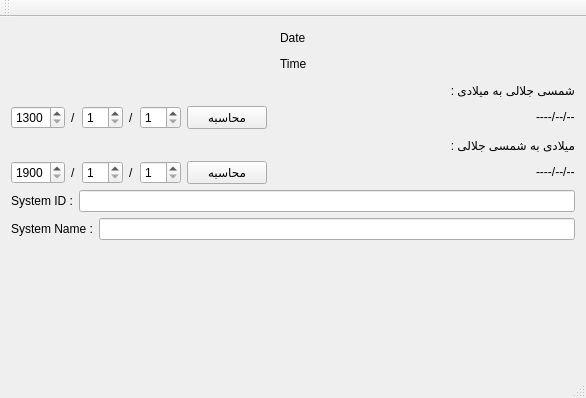
<?xml version="1.0" encoding="UTF-8"?>
<ui version="4.0">
 <class>MainWindow</class>
 <widget class="QMainWindow" name="MainWindow">
  <property name="geometry">
   <rect>
    <x>0</x>
    <y>0</y>
    <width>586</width>
    <height>398</height>
   </rect>
  </property>
  <property name="windowTitle">
   <string>MainWindow</string>
  </property>
  <widget class="QWidget" name="centralWidget">
   <layout class="QGridLayout" name="gridLayout">
    <item row="0" column="0">
     <layout class="QVBoxLayout" name="verticalLayout">
      <item>
       <layout class="QHBoxLayout" name="horizontalLayout">
        <item>
         <layout class="QHBoxLayout" name="horizontalLayout_3">
          <item>
           <spacer name="horizontalSpacer">
            <property name="orientation">
             <enum>Qt::Horizontal</enum>
            </property>
            <property name="sizeHint" stdset="0">
             <size>
              <width>40</width>
              <height>20</height>
             </size>
            </property>
           </spacer>
          </item>
          <item>
           <widget class="QLabel" name="Lbl_date">
            <property name="text">
             <string>Date</string>
            </property>
           </widget>
          </item>
          <item>
           <spacer name="horizontalSpacer_2">
            <property name="orientation">
             <enum>Qt::Horizontal</enum>
            </property>
            <property name="sizeHint" stdset="0">
             <size>
              <width>40</width>
              <height>20</height>
             </size>
            </property>
           </spacer>
          </item>
         </layout>
        </item>
       </layout>
      </item>
      <item>
       <layout class="QHBoxLayout" name="horizontalLayout_4">
        <item>
         <spacer name="horizontalSpacer_3">
          <property name="orientation">
           <enum>Qt::Horizontal</enum>
          </property>
          <property name="sizeHint" stdset="0">
           <size>
            <width>40</width>
            <height>20</height>
           </size>
          </property>
         </spacer>
        </item>
        <item>
         <widget class="QLabel" name="Lbl_time">
          <property name="text">
           <string>Time</string>
          </property>
         </widget>
        </item>
        <item>
         <spacer name="horizontalSpacer_4">
          <property name="orientation">
           <enum>Qt::Horizontal</enum>
          </property>
          <property name="sizeHint" stdset="0">
           <size>
            <width>40</width>
            <height>20</height>
           </size>
          </property>
         </spacer>
        </item>
       </layout>
      </item>
      <item>
       <layout class="QHBoxLayout" name="horizontalLayout_6">
        <item>
         <spacer name="horizontalSpacer_7">
          <property name="orientation">
           <enum>Qt::Horizontal</enum>
          </property>
          <property name="sizeHint" stdset="0">
           <size>
            <width>40</width>
            <height>20</height>
           </size>
          </property>
         </spacer>
        </item>
        <item>
         <widget class="QLabel" name="label_5">
          <property name="text">
           <string>شمسی جلالی به میلادی : </string>
          </property>
         </widget>
        </item>
       </layout>
      </item>
      <item>
       <layout class="QHBoxLayout" name="horizontalLayout_5">
        <item>
         <widget class="QSpinBox" name="Sbox_yearsh">
          <property name="minimum">
           <number>1300</number>
          </property>
          <property name="maximum">
           <number>1400</number>
          </property>
         </widget>
        </item>
        <item>
         <widget class="QLabel" name="label">
          <property name="text">
           <string>/</string>
          </property>
         </widget>
        </item>
        <item>
         <widget class="QSpinBox" name="Sbox_monthsh">
          <property name="minimum">
           <number>1</number>
          </property>
          <property name="maximum">
           <number>12</number>
          </property>
         </widget>
        </item>
        <item>
         <widget class="QLabel" name="label_2">
          <property name="text">
           <string>/</string>
          </property>
         </widget>
        </item>
        <item>
         <widget class="QSpinBox" name="Sbox_daysh">
          <property name="minimum">
           <number>1</number>
          </property>
          <property name="maximum">
           <number>31</number>
          </property>
         </widget>
        </item>
        <item>
         <widget class="QPushButton" name="Btn_Calculateshtomi">
          <property name="text">
           <string>محاسبه</string>
          </property>
         </widget>
        </item>
        <item>
         <spacer name="horizontalSpacer_5">
          <property name="orientation">
           <enum>Qt::Horizontal</enum>
          </property>
          <property name="sizeHint" stdset="0">
           <size>
            <width>40</width>
            <height>20</height>
           </size>
          </property>
         </spacer>
        </item>
        <item>
         <widget class="QLabel" name="Lbl_MiOut">
          <property name="text">
           <string>----/--/--</string>
          </property>
          <property name="textInteractionFlags">
           <set>Qt::LinksAccessibleByMouse|Qt::TextSelectableByKeyboard|Qt::TextSelectableByMouse</set>
          </property>
         </widget>
        </item>
       </layout>
      </item>
      <item>
       <layout class="QHBoxLayout" name="horizontalLayout_7">
        <item>
         <spacer name="horizontalSpacer_8">
          <property name="orientation">
           <enum>Qt::Horizontal</enum>
          </property>
          <property name="sizeHint" stdset="0">
           <size>
            <width>40</width>
            <height>20</height>
           </size>
          </property>
         </spacer>
        </item>
        <item>
         <widget class="QLabel" name="label_6">
          <property name="text">
           <string>میلادی به شمسی جلالی : </string>
          </property>
         </widget>
        </item>
       </layout>
      </item>
      <item>
       <layout class="QHBoxLayout" name="horizontalLayout_2">
        <item>
         <widget class="QSpinBox" name="Sbox_yearmi">
          <property name="minimum">
           <number>1900</number>
          </property>
          <property name="maximum">
           <number>2100</number>
          </property>
         </widget>
        </item>
        <item>
         <widget class="QLabel" name="label_3">
          <property name="text">
           <string>/</string>
          </property>
         </widget>
        </item>
        <item>
         <widget class="QSpinBox" name="Sbox_monthmi">
          <property name="minimum">
           <number>1</number>
          </property>
          <property name="maximum">
           <number>12</number>
          </property>
         </widget>
        </item>
        <item>
         <widget class="QLabel" name="label_4">
          <property name="text">
           <string>/</string>
          </property>
         </widget>
        </item>
        <item>
         <widget class="QSpinBox" name="Sbox_daymi">
          <property name="minimum">
           <number>1</number>
          </property>
          <property name="maximum">
           <number>31</number>
          </property>
         </widget>
        </item>
        <item>
         <widget class="QPushButton" name="Btn_Calculatemitosh">
          <property name="text">
           <string>محاسبه</string>
          </property>
         </widget>
        </item>
        <item>
         <spacer name="horizontalSpacer_6">
          <property name="orientation">
           <enum>Qt::Horizontal</enum>
          </property>
          <property name="sizeHint" stdset="0">
           <size>
            <width>40</width>
            <height>20</height>
           </size>
          </property>
         </spacer>
        </item>
        <item>
         <widget class="QLabel" name="Lbl_shOut">
          <property name="font">
           <font>
            <family>MS Shell Dlg 2</family>
           </font>
          </property>
          <property name="layoutDirection">
           <enum>Qt::RightToLeft</enum>
          </property>
          <property name="text">
           <string>----/--/--</string>
          </property>
          <property name="alignment">
           <set>Qt::AlignLeading|Qt::AlignLeft|Qt::AlignVCenter</set>
          </property>
          <property name="textInteractionFlags">
           <set>Qt::LinksAccessibleByMouse|Qt::TextSelectableByKeyboard|Qt::TextSelectableByMouse</set>
          </property>
         </widget>
        </item>
       </layout>
      </item>
      <item>
       <layout class="QHBoxLayout" name="horizontalLayout_8">
        <item>
         <widget class="QLabel" name="Lbl_SystemID">
          <property name="text">
           <string>System ID :</string>
          </property>
         </widget>
        </item>
        <item>
         <widget class="QLineEdit" name="Txt_SystemID"/>
        </item>
       </layout>
      </item>
      <item>
       <layout class="QHBoxLayout" name="horizontalLayout_10">
        <item>
         <widget class="QLabel" name="Lbl_SystemName">
          <property name="text">
           <string>System Name :</string>
          </property>
         </widget>
        </item>
        <item>
         <widget class="QLineEdit" name="Txt_SystemName"/>
        </item>
       </layout>
      </item>
      <item>
       <layout class="QHBoxLayout" name="horizontalLayout_9">
        <item>
         <spacer name="verticalSpacer">
          <property name="orientation">
           <enum>Qt::Vertical</enum>
          </property>
          <property name="sizeHint" stdset="0">
           <size>
            <width>20</width>
            <height>40</height>
           </size>
          </property>
         </spacer>
        </item>
       </layout>
      </item>
     </layout>
    </item>
   </layout>
  </widget>
  <widget class="QMenuBar" name="menuBar">
   <property name="geometry">
    <rect>
     <x>0</x>
     <y>0</y>
     <width>586</width>
     <height>25</height>
    </rect>
   </property>
  </widget>
  <widget class="QToolBar" name="mainToolBar">
   <attribute name="toolBarArea">
    <enum>TopToolBarArea</enum>
   </attribute>
   <attribute name="toolBarBreak">
    <bool>false</bool>
   </attribute>
  </widget>
  <widget class="QStatusBar" name="statusBar"/>
 </widget>
 <layoutdefault spacing="6" margin="11"/>
 <resources/>
 <connections/>
</ui>
